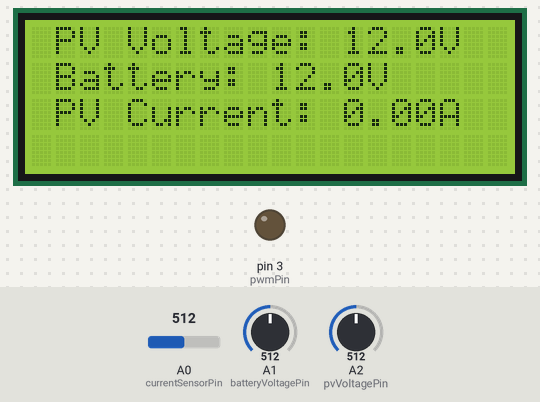
Simulated run of this sketch. Board: Arduino Uno, built with avr-gcc and run on an emulated ATmega328P. Parts: 20×4 character LCD, output pins drawn as LEDs (lit = HIGH). The inputs (shaded band) are chosen by the test bench; at power-on: A1 (batteryVoltagePin) = 512, A0 (currentSensorPin) = 512, A2 (pvVoltagePin) = 512.

Above: at 1.2 s.
1.3 s: A1 (batteryVoltagePin) set to 603
4.2 s: A1 (batteryVoltagePin) set to 623
At 7.3 s:
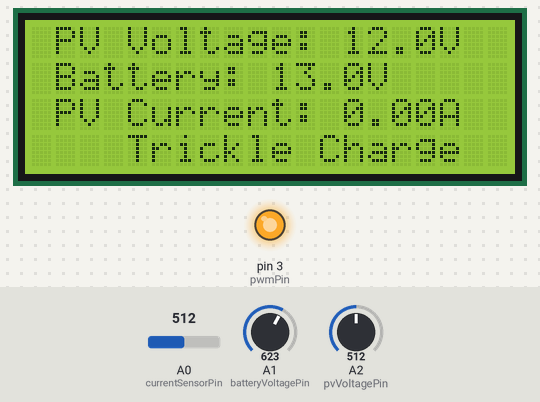
7.6 s: A1 (batteryVoltagePin) set to 418
10.6 s: A1 (batteryVoltagePin) set to 402
At 12.9 s:
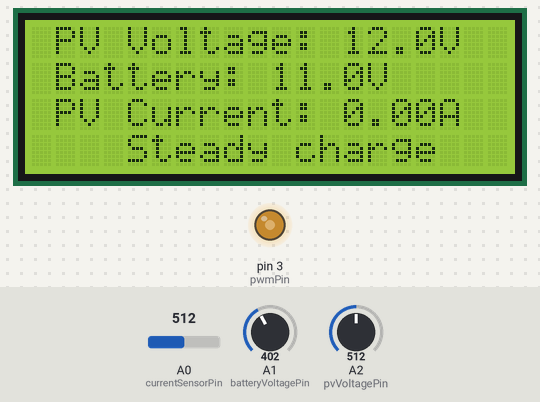
13.6 s: A1 (batteryVoltagePin) set to 214
16.3 s: A1 (batteryVoltagePin) set to 188
At 18.5 s:
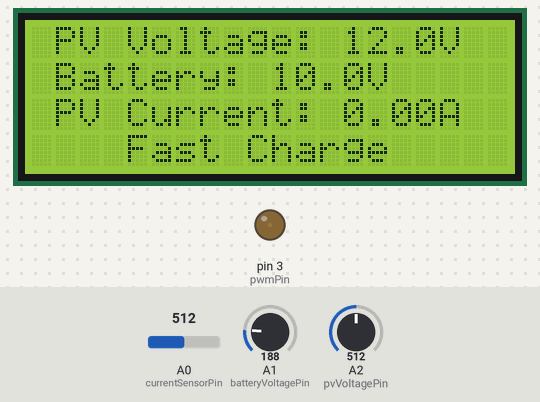
Timing chart, 0 to 20.0 s (numbered marks = the images above; inputs shaded):
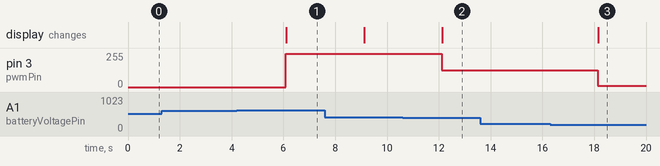

Measured:
- the behaviour switches between 613 and 614 on A1 (batteryVoltagePin) (found by bisection; images 0 and 1)
- the behaviour switches between 410 and 409 on A1 (batteryVoltagePin) (found by bisection; images 1 and 2)
- the behaviour switches between 205 and 204 on A1 (batteryVoltagePin) (found by bisection; images 2 and 3)
- after the input at 1.3 s, every drawn part: stays the same
- after the input at 4.2 s, pin 3 (pwmPin): 0/255 → 248/255 after 1.9 s; the display: changes after 1.9 s (image 1)
- after the input at 10.6 s, pin 3 (pwmPin): 248/255 → 127/255 after 1.5 s; the display: changes after 1.5 s (image 2)
- after the input at 13.6 s, every drawn part: stays the same
- after the input at 16.3 s, pin 3 (pwmPin): 127/255 → 10/255 after 1.8 s; the display: changes after 1.9 s (image 3)

The sketch:

PWM_CHARGE_CONTROLLER.ino
```cpp
#include <LiquidCrystal.h>
#define rs 13
#define e 12
#define d4 11
#define d5 10
#define d6 9
#define d7 8
LiquidCrystal lcd(rs, e, d4, d5, d6, d7);

#define pwmPin 3
#define currentSensorPin A0
#define batteryVoltagePin A1
#define pvVoltagePin A2

double offsetVoltage = 2.5;
double sensitivity = 0.066;
double adcValue = 0;
double icVoltage = 0;
double icCurrent = 0;
double chargeCurrent;

double pvVoltageValue;
double pvCurrentValue;
double pvPinVoltage;
double pvVoltage;
double pvCurrent;

double batteryVoltage;
double batteryVoltageValue;
double batteryPinVoltage;

String chargeState;

void setup() {

  lcd.begin(20, 4);
  Serial.begin(9600);
  pinMode(pwmPin, OUTPUT);
  pinMode(currentSensorPin, INPUT);
  pinMode(batteryVoltagePin, INPUT);
  pinMode(pvVoltagePin, INPUT);

  lcd.clear();
  lcd.display();
}

void loop() {
  state();
  charge();
  display();

}

void state() {
  pvVoltageValue = analogRead(pvVoltagePin);
  pvCurrentValue = analogRead(currentSensorPin);
  batteryVoltageValue = analogRead(batteryVoltagePin);

  pvPinVoltage = ((pvVoltageValue/1023)*5);
  pvVoltage =   map(pvPinVoltage, 0, 4.65, 0, 24);

  batteryPinVoltage = ((batteryVoltageValue/1023)*5);
  batteryVoltage = map(batteryPinVoltage, 0, 3.02, 10, 13);

  adcValue = analogRead(currentSensorPin);
  icVoltage = (adcValue / 1024.0) * 5;
  icCurrent = ((icVoltage - offsetVoltage) / sensitivity);
  chargeCurrent = icCurrent;
}

void charge() {
    if (batteryVoltage <= 10.5) {
    analogWrite(pwmPin, 10);
    chargeState = " Fast Charge";
  }

  if ((batteryVoltage > 10.5) && (batteryVoltage < 11.8)) {
    analogWrite(pwmPin, 127);
    chargeState = " Steady charge";
  }

  if (batteryVoltage > 12) {
    analogWrite(pwmPin, 248);
    chargeState = " Trickle Charge";
  }
}
void display() {
  lcd.clear();
  lcd.setCursor(1,0);
  lcd.print("PV Voltage: ");
  lcd.setCursor(13,0);
  lcd.print(pvVoltage);
  lcd.setCursor(17,0);
  lcd.print("V");

  lcd.setCursor(1,1);
  lcd.print("Battery: ");
  lcd.setCursor(10,1);
  lcd.print(batteryVoltage);
  lcd.setCursor(14,1);
  lcd.print("V");

  lcd.setCursor(1,2);
  lcd.print("PV Current: ");
  lcd.setCursor(13,2);
  lcd.print(chargeCurrent);
  lcd.setCursor(17,2);
  lcd.print("A");

  lcd.setCursor(3,3);
  lcd.print(chargeState);
  delay(3000);
}
```
